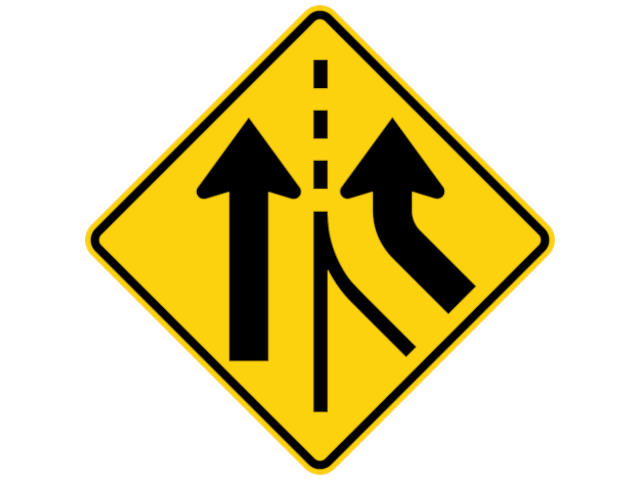
%> input picture Signs_All/jpg/addedLane.jpg, 640 x 480 px
$ octave --eval "result = imgtohex('jpg/addedLane.jpg');"   (GNU Octave 9; MATLAB toolbox functions it lacks are replaced by stand-ins)
%> lines starting %> are read from the running program, lines starting %| are printed output that depends on the picture
function [outfile] = imgtohex(infile)
%> called with infile = 'jpg/addedLane.jpg'

RGB = imread(infile);
%> RGB is the input picture: size 480x640x3 uint8; mean R, G, B 223.6, 212.4, 160.6
[row,col,n] = size(RGB);
%> row = 480; col = 640; n = 3

R=RGB(:,:,1);
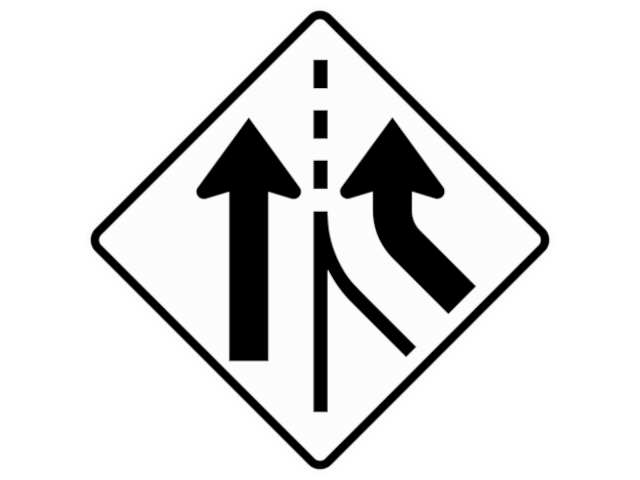
%> R: size 480x640 uint8; min 0, max 255, mean 223.6
G=RGB(:,:,2);
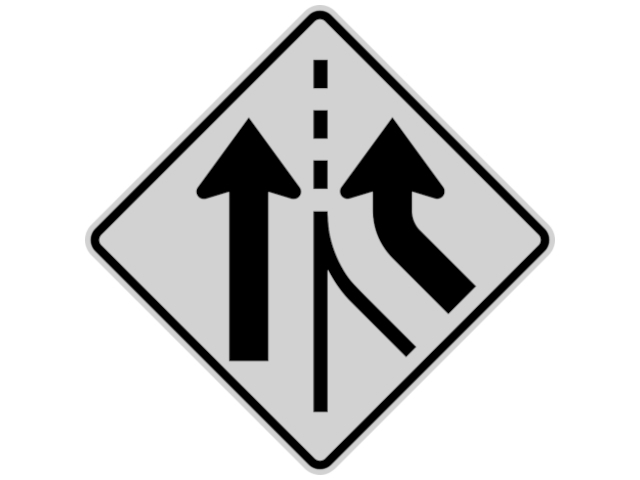
%> G: size 480x640 uint8; min 0, max 255, mean 212.4
B=RGB(:,:,3);
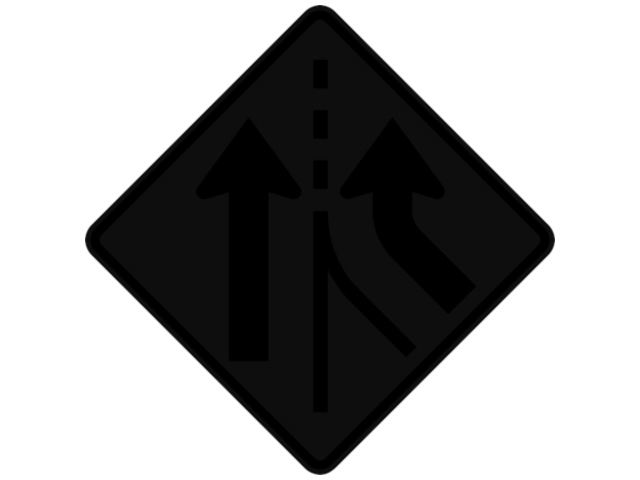
%> B: size 480x640 uint8; min 0, max 255, mean 160.6

imgdata=zeros(1, row*col);

for r=1:row
    for c=1:col
        imgdata((r-1)*col+c)=bitand(R(r,c),224)+bitshift(bitand(G(r,c),244),-3)+bitshift(bitand(B(r,c),192),-6);
    end
end

S = infile;
S(find(S=='.',1,'last'):end) = [];
S = strcat(S, '.txt');
fidc=fopen(S,'w+');

outfile = S;

for i = 1:row*col
    fprintf(fidc,'%02x ',imgdata(i));
end
fclose(fidc);
